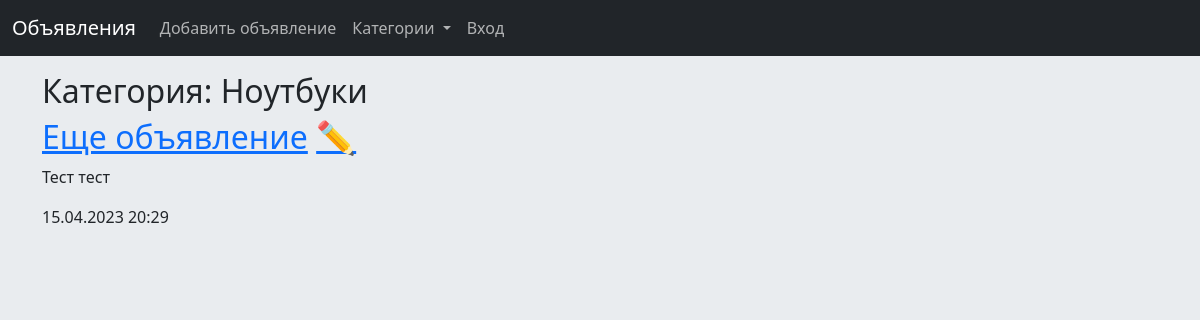
Page /4/ on the committed database.
### bboardapp/models.py (models this page shows, shortened)
class Rubric(models.Model):
    name = models.CharField(max_length=20, db_index=True, verbose_name='Название')
    class Meta:
        verbose_name_plural = 'Категории'
        verbose_name = 'Категория'
        ordering = ['name']

class Bb(models.Model):
    STATUS_CHOICES = [
        ('Go', 'Хорошее'),
        ('No', 'Среднее'),
        ('Bad', 'Плохое'),
    ]
    title = models.CharField(max_length=50, verbose_name='Название')
    text = models.TextField(null=True, blank=True, verbose_name='Описание')
    status = models.CharField(max_length=50, choices=STATUS_CHOICES, default='Go',
                              verbose_name='Состояние')
    price = models.FloatField(null=True, blank=True, verbose_name='Цена')
    published = models.DateTimeField(auto_now_add=True, db_index=True, verbose_name='Опубликовано')
    rubric = models.ForeignKey('Rubric', null=True, on_delete=models.PROTECT,
                               verbose_name='Категория')
    class Meta:
        verbose_name_plural = 'Объявления'
        verbose_name = 'Объявление'
        ordering = ['-published']

### bboardapp/views.py (the view)
# urls.py: path('<int:rubric_id>/', BbByRubView.as_view(), name='by_rubric'),
class BbByRubView(TemplateView):
    template_name = 'bboardapp/by_rubric.html'
    def get_context_data(self, **kwargs):
        context = super().get_context_data(**kwargs)
        context['bbs'] = Bb.objects.filter(rubric=context['rubric_id'])
        context['rubrics'] = Rubric.objects.all()
        context['current_rubric'] = Rubric.objects.get(pk=context['rubric_id'])
        return context

### bboardapp/templates/bboardapp/by_rubric.html (shortened to what this page needs)
{% extends 'layout/base.html' %}
{% block content %}
<h2>Категория: {{ current_rubric.name }}</h2>
{% for bb in bbs %}
<div>
    <h2><a href="{% url 'detail' pk=bb.pk %}">{{ bb.title }}</a>
    <a id="edit" href="{% url 'update' pk=bb.pk %}">✏️</a></h2>
    <p>{{ bb.text }}</p>
    <p>{{ bb.published|date:'d.m.Y H:i' }}</p>
</div>
{% endfor %}
{% endblock %}

### rows in the picture
Rubric: name "Ноутбуки"
Bb: title "Еще объявление", text "Тест тест", published "15.04.2023 20:29"
